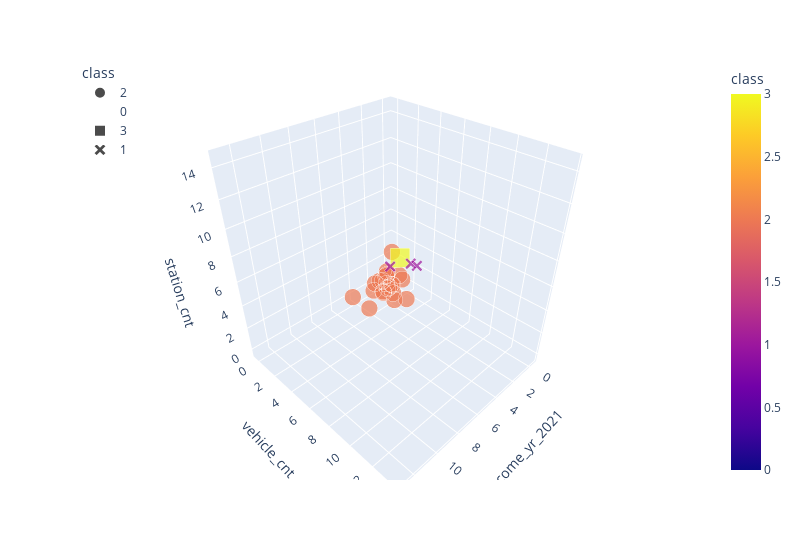

Notebook cell for this chart:
### Code cell
# Plotting the clusters with three features
fig = px.scatter_3d(df_new, x='income_yr_2021', y='vehicle_cnt', z='station_cnt', color="class", symbol="class", size="class",width=800)
fig.update_layout(legend=dict(x=0,y=1))
fig.show()

### Figure 1 — Plotly figure (JSON) as saved in the notebook; plotly's stock layout.template omitted (floating-point values rounded to 4 significant figures; data arrays with more than 128 entries replaced by an {"elided": "..."} marker saying what was removed)
{"data": [{"hovertemplate": "class=%{marker.color}<br>income_yr_2021=%{x}<br>vehicle_cnt=%{y}<br>station_cnt=%{z}<extra></extra>", "legendgroup": "2", "marker": {"color": [2, 2, 2, 2, 2, 2, 2, 2, 2, 2, 2, 2, 2, 2, 2, 2, 2, 2, 2, 2, 2, 2], "coloraxis": "coloraxis", "size": [2, 2, 2, 2, 2, 2, 2, 2, 2, 2, 2, 2, 2, 2, 2, 2, 2, 2, 2, 2, 2, 2], "sizemode": "area", "sizeref": 0.0075, "symbol": "circle"}, "mode": "markers", "name": "2", "scene": "scene", "showlegend": true, "type": "scatter3d", "x": [2.604, 1.708, 1.899, 1.396, 1.585, 1.994, 1.764, 1.874, 2.354, 1.298, 2.584, 2.131, 5.229, 2.098, 1.868, 1.783, 1.52, 1.162, 3.011, 5.285, 1.89, 1.549], "y": [3.885, 1.948, 1.484, 0.9813, 1.06, 1.081, 1.941, 0.5948, 0.551, 0.7948, 0.6039, 2.575, 1.105, 1.241, 3.672, 2.071, 1.378, 1.245, 2.23, 3.055, 1.535, 2.543], "z": [3.062, 1.032, 1.91, 1.746, 1.418, 1.145, 4.261, 0.8297, 0.8045, 0.3377, 0.199, 0.07285, 1.275, 0.1822, 0.6405, 0.3041, 0.405, 0.4387, 1.111, 1.313, 0.5606, 2.23]}, {"hovertemplate": "class=%{marker.color}<br>income_yr_2021=%{x}<br>vehicle_cnt=%{y}<br>station_cnt=%{z}<extra></extra>", "legendgroup": "0", "marker": {"color": {"elided": "373 int values"}, "coloraxis": "coloraxis", "size": {"elided": "373 int values"}, "sizemode": "area", "sizeref": 0.0075, "symbol": "diamond"}, "mode": "markers", "name": "0", "scene": "scene", "showlegend": true, "type": "scatter3d", "x": {"elided": "373 float values"}, "y": {"elided": "373 float values"}, "z": {"elided": "373 float values"}}, {"hovertemplate": "class=%{marker.color}<br>income_yr_2021=%{x}<br>vehicle_cnt=%{y}<br>station_cnt=%{z}<extra></extra>", "legendgroup": "3", "marker": {"color": [3], "coloraxis": "coloraxis", "size": [3], "sizemode": "area", "sizeref": 0.0075, "symbol": "square"}, "mode": "markers", "name": "3", "scene": "scene", "showlegend": true, "type": "scatter3d", "x": [12.9], "y": [13.66], "z": [14.55]}, {"hovertemplate": "class=%{marker.color}<br>income_yr_2021=%{x}<br>vehicle_cnt=%{y}<br>station_cnt=%{z}<extra></extra>", "legendgroup": "1", "marker": {"color": [1, 1, 1], "coloraxis": "coloraxis", "size": [1, 1, 1], "sizemode": "area", "sizeref": 0.0075, "symbol": "x"}, "mode": "markers", "name": "1", "scene": "scene", "showlegend": true, "type": "scatter3d", "x": [4.287, 3.958, 4.375], "y": [6.296, 3.99, 6.932], "z": [6.498, 4.959, 6.67]}], "layout": {"coloraxis": {"colorbar": {"title": {"text": "class"}}, "colorscale": [[0, "#0d0887"], [0.1111, "#46039f"], [0.2222, "#7201a8"], [0.3333, "#9c179e"], [0.4444, "#bd3786"], [0.5556, "#d8576b"], [0.6667, "#ed7953"], [0.7778, "#fb9f3a"], [0.8889, "#fdca26"], [1, "#f0f921"]]}, "legend": {"itemsizing": "constant", "title": {"text": "class"}, "tracegroupgap": 0, "x": 0, "y": 1}, "margin": {"t": 60}, "scene": {"domain": {"x": [0, 1], "y": [0, 1]}, "xaxis": {"title": {"text": "income_yr_2021"}}, "yaxis": {"title": {"text": "vehicle_cnt"}}, "zaxis": {"title": {"text": "station_cnt"}}}, "width": 800}}
